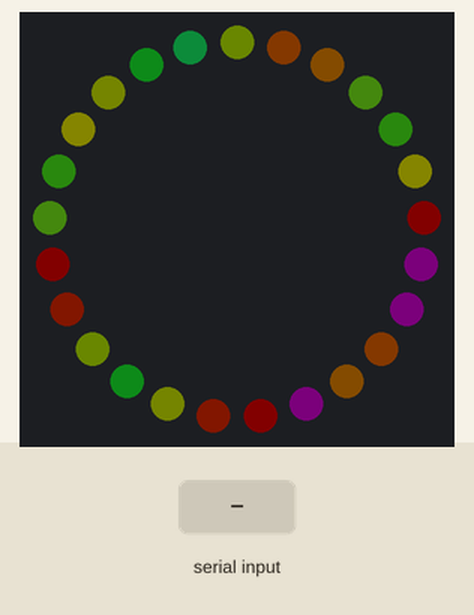
Simulated run of this program. Board: Raspberry Pi Pico running CircuitPython. Shown: 25 RGB LEDs in a ring, first at the top, clockwise. Inputs (shaded band) come from the test bench. Dim RGB values are drawn brighter than linear; random numbers come from a fixed seed; what the program prints to the serial console is not drawn.

Above: at 1.2 s.
1.3 s: "1" typed at the serial console, then Enter
At 1.99 s:
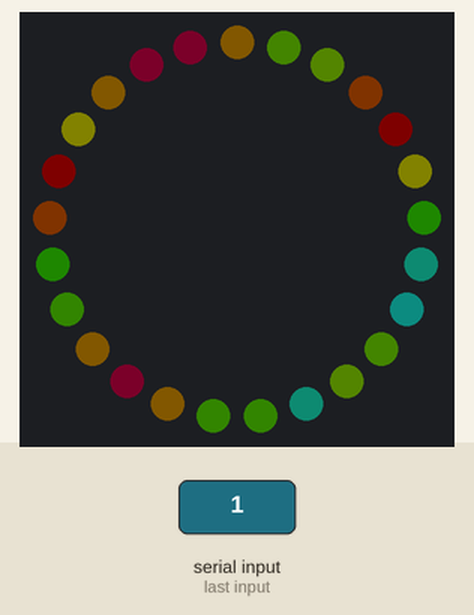
3.9 s: "1\n" received over the second serial link
At 4.13 s:
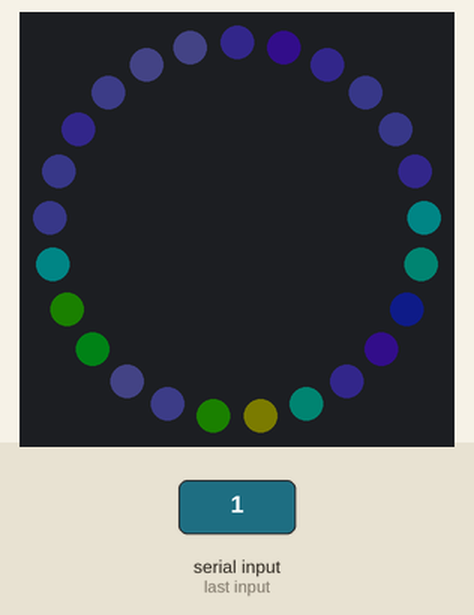
6.7 s: "5\n" received over the second serial link
At 6.89 s:
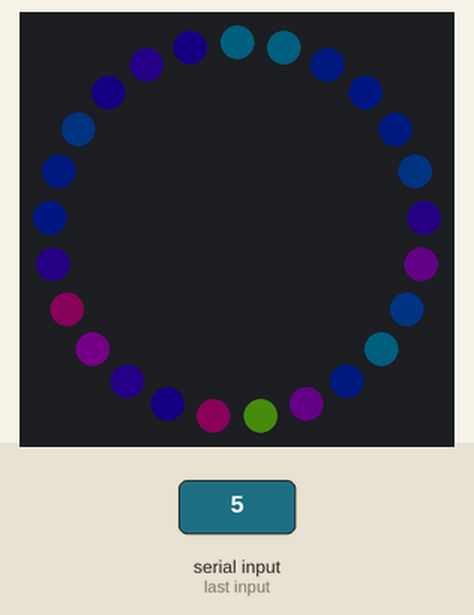
9.7 s: "90" typed at the serial console, then Enter
At 9.96 s:
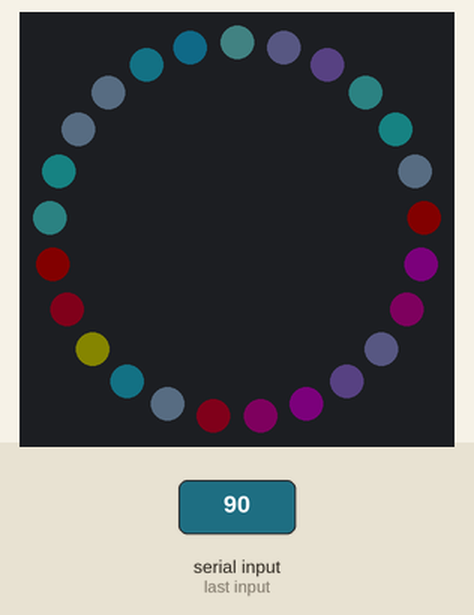
13.1 s: "200" typed at the serial console, then Enter
At 13.62 s:
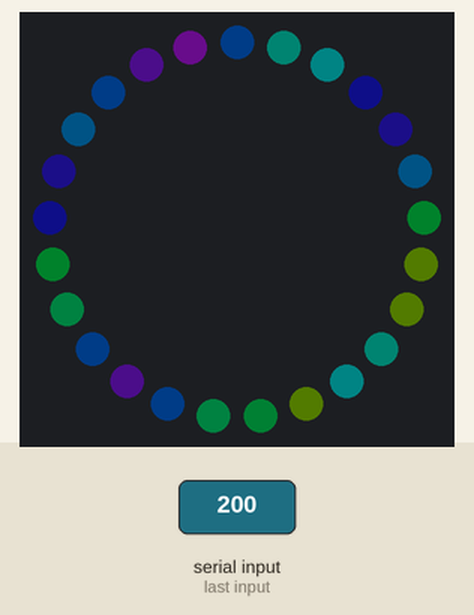
28.4 s: "90\n" received over the second serial link
At 28.64 s:
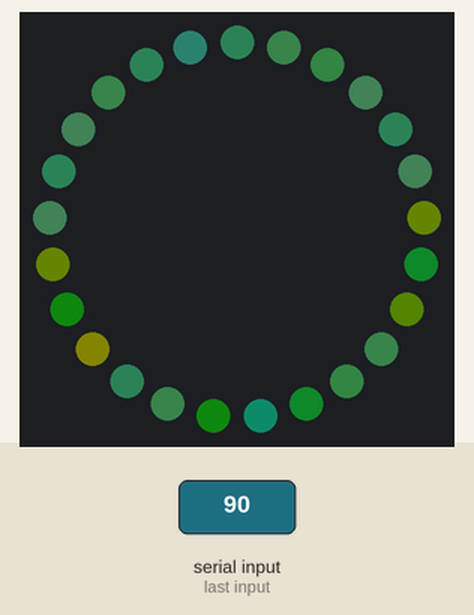

The program:

main.py
```python
"""
================================================================================
RP2040 Matrix — Universal Keyboard Reactive Visualizer
================================================================================

A high-performance, version-agnostic ambient light and interactive visualizer
for Raspberry Pi RP2040-based microcontrollers equipped with WS2812B (NeoPixel)
RGB LED matrices.

Key Features:
-------------
1. Ambient Mode:
   Smooth, real-time 2D mathematical plasma synthesis using overlapping
   trigonometric waveforms (row, column, and radial distance sinusoids) in HSV
   color space with dynamic hue phase rotation.

2. Reactive Mode:
   Listens over USB Serial (CDC/stdin) for keystroke events streamed from a host
   computer. When typing activity is detected, concentric ripple waves (based on
   the Chebyshev distance metric) expand outwards from the matrix center,
   alpha-blending over the ambient plasma with random hues and natural decay.

3. Standalone Capability:
   Runs autonomously as a desk ambient light whenever powered by any standard 5V
   USB source, power bank, or phone charger, without requiring a host PC.

4. Universal Hardware & Firmware Compatibility:
   - Primary target: Waveshare RP2040-Matrix (onboard 5x5 WS2812B matrix on GP16).
   - Also compatible with Raspberry Pi Pico, Pico W, Pico 2, Waveshare RP2040-Zero,
     RP2040-One, Seeed Studio XIAO RP2040, or custom RP2040 designs with WS2812 LEDs.
   - Runs seamlessly across ANY version of MicroPython (v1.14 through v1.24+).
   - Runs on CircuitPython (7.x, 8.x, 9.x+).
   - Runs in headless emulation mode on standard desktop Python 3 for testing.

Author: Antigravity Pair Programmer
License: MIT
================================================================================
"""

import sys
import time
import math
import random

# ==============================================================================
# Hardware & Visualizer Configuration
# ==============================================================================
# GPIO pin connected to the NeoPixel matrix data input line (DI/DIN).
# On the Waveshare RP2040-Matrix, the onboard 5x5 WS2812B matrix is wired to GP16.
LED_PIN: int = 16

# Matrix dimensions (grid width and height)
ROWS: int = 5
COLS: int = 5
NUM_LEDS: int = ROWS * COLS

# PCB trace routing topology:
# True: Serpentine / Zigzag layout (alternating row directions: row 0 L->R,
#       row 1 R->L, row 2 L->R, etc.). This is the layout used by Waveshare RP2040-Matrix.
# False: Linear / Progressive layout (every row wired from left to right).
SERPENTINE: bool = True

# Global brightness scale factor [0.001 to 1.0]:
# 0.05 corresponds to 5% duty cycle.
# IMPORTANT: 25 WS2812 LEDs displaying full white (255, 255, 255) draw ~1.5 Amps
# at full brightness. Setting brightness to 0.05 keeps power consumption at a safe
# ~60-80 mA, protecting USB host ports while maintaining rich, eye-friendly colors.
BRIGHTNESS: float = 0.05

# Animation speeds and physics parameters:
SPEED_PLASMA: float = 3.5    # Speed multiplier for ambient plasma wave oscillation
RING_STEP: float    = 0.035  # Time delay (in seconds) between concentric ring expansions
RING_FADE: float    = 0.25   # Opacity decay factor per ring expansion step (1.0 = instant)

# Serial trigger characters that trigger ripple generation upon reception:
TRIGGER_KEYS = ('K', 'k', ' ', '\n', '\r')


# ==============================================================================
# Universal High-Resolution Clock
# ==============================================================================
# In MicroPython, time.ticks_ms() returns an arbitrary 30-bit signed integer that
# wraps around every ~12.4 days. Calling time.ticks_diff(now, last) properly accounts
# for this rollover. The accumulator below provides an monotonically increasing
# timestamp in seconds that never overflows or suffers from wrap-around artifacts.
if hasattr(time, "ticks_ms") and hasattr(time, "ticks_diff"):
    _last_tick = time.ticks_ms()
    _accum_seconds = 0.0

    def get_seconds() -> float:
        """Return elapsed monotonic time in seconds using MicroPython ticks."""
        global _last_tick, _accum_seconds
        now = time.ticks_ms()
        dt = time.ticks_diff(now, _last_tick)
        _last_tick = now
        _accum_seconds += dt / 1000.0
        return _accum_seconds

elif hasattr(time, "monotonic"):
    _t0 = time.monotonic()

    def get_seconds() -> float:
        """Return elapsed monotonic time in seconds using CircuitPython / CPython."""
        return time.monotonic() - _t0

else:
    _t0 = time.time()

    def get_seconds() -> float:
        """Fallback monotonic time using standard time.time()."""
        return time.time() - _t0


# ==============================================================================
# Universal NeoPixel / WS2812 Hardware Abstraction Layer (HAL)
# ==============================================================================
class UniversalMatrix:
    """
    Multi-tier hardware abstraction driver for WS2812 / NeoPixel LEDs.

    Fallback Hierarchy:
    1. Native MicroPython 'neopixel' C module (standard in official RP2040 firmware).
    2. CircuitPython 'neopixel' driver with Adafruit 'board.GPxx' bindings.
    3. Native RP2040 Hardware PIO driver ('rp2.asm_pio') if 'neopixel' is unavailable.
    4. Headless dummy driver (allows linting and tests to run on desktop Python 3).
    """

    def __init__(self, pin_num: int = LED_PIN, num_leds: int = NUM_LEDS, brightness: float = BRIGHTNESS):
        self.num_leds = num_leds
        self.brightness = max(0.001, min(1.0, brightness))
        self.driver_name = "None"
        # Preallocated RGB color buffer: list of (r, g, b) tuples
        self._pixels = [(0, 0, 0)] * num_leds

        # ----------------------------------------------------------------------
        # Strategy 1: Native MicroPython built-in neopixel
        # ----------------------------------------------------------------------
        try:
            import machine
            import neopixel
            self._pin = machine.Pin(pin_num, machine.Pin.OUT)
            self._np = neopixel.NeoPixel(self._pin, num_leds)
            self.driver_name = "MicroPython (neopixel)"
            return
        except (ImportError, AttributeError):
            pass

        # ----------------------------------------------------------------------
        # Strategy 2: CircuitPython neopixel driver
        # ----------------------------------------------------------------------
        try:
            import board
            import neopixel
            pin_obj = getattr(board, f"GP{pin_num}", None) or getattr(board, f"IO{pin_num}", None)
            if pin_obj is None:
                pin_obj = board.GP16
            self._cp_np = neopixel.NeoPixel(
                pin_obj, num_leds, brightness=self.brightness, auto_write=False
            )
            self.driver_name = "CircuitPython (neopixel)"
            return
        except (ImportError, AttributeError):
            pass

        # ----------------------------------------------------------------------
        # Strategy 3: Native RP2040 PIO State Machine (assembly driver fallback)
        # ----------------------------------------------------------------------
        try:
            import rp2
            from machine import Pin
            import array

            # Standard 800kHz WS2812 timing on RP2040 PIO running at 8.0 MHz
            # T1 = 2 cycles high, T2 = 5 cycles data-dependent, T3 = 3 cycles low
            @rp2.asm_pio(sideset_init=rp2.PIO.OUT_LOW, out_shiftdir=rp2.PIO.SHIFT_LEFT, autopull=True, pull_thresh=24)
            def ws2812_pio():
                wrap_target()
                label("bitloop")
                out(x, 1)               .side(0) [2]
                jmp(not_x, "do_zero")   .side(1) [1]
                jmp("bitloop")          .side(1) [4]
                label("do_zero")
                nop()                   .side(0) [4]
                wrap()

            self._sm = rp2.StateMachine(0, ws2812_pio, freq=8_000_000, sideset_base=Pin(pin_num))
            self._sm.active(1)
            self._pio_buffer = array.array("I", [0] * num_leds)
            self.driver_name = "MicroPython (RP2040 PIO)"
            return
        except Exception:
            pass

        # ----------------------------------------------------------------------
        # Strategy 4: Headless Dummy (Desktop CPython / CI environment)
        # ----------------------------------------------------------------------
        self.driver_name = "Headless Emulation (Desktop CPython)"

    def set_pixel(self, idx: int, rgb_tuple: tuple):
        """Set pixel at logical index `idx` (0 to num_leds - 1) to (r, g, b)."""
        if 0 <= idx < self.num_leds:
            self._pixels[idx] = rgb_tuple

    def show(self):
        """Flush the buffered pixel values to the physical LEDs with software brightness scaling."""
        b = self.brightness
        if self.driver_name == "MicroPython (neopixel)":
            np = self._np
            for i in range(self.num_leds):
                r, g, bl = self._pixels[i]
                # Scale each color channel by brightness before writing to WS2812
                np[i] = (int(r * b), int(g * b), int(bl * b))
            np.write()

        elif self.driver_name == "CircuitPython (neopixel)":
            cp = self._cp_np
            for i in range(self.num_leds):
                cp[i] = self._pixels[i]
            cp.show()

        elif self.driver_name == "MicroPython (RP2040 PIO)":
            buf = self._pio_buffer
            for i in range(self.num_leds):
                r, g, bl = self._pixels[i]
                # WS2812 expects 24-bit GRB byte order: (G << 16) | (R << 8) | B
                buf[i] = (int(g * b) << 16) | (int(r * b) << 8) | int(bl * b)
            self._sm.put(buf, 8)


# ==============================================================================
# Matrix Geometry & Spatial Precomputations
# ==============================================================================
def get_pixel_index(col: int, row: int, cols: int = COLS, serpentine: bool = SERPENTINE) -> int:
    """
    Map 2D Cartesian coordinates (col, row) to the 1D physical NeoPixel index.

    In a serpentine matrix (e.g. Waveshare RP2040-Matrix):
      - Even rows (0, 2, 4...) run Left -> Right: index = row * cols + col
      - Odd rows (1, 3...) run Right -> Left:      index = row * cols + (cols - 1 - col)
    This inversion guarantees that geometric waves appear undistorted in physical space.
    """
    if serpentine and (row % 2 == 1):
        return row * cols + (cols - 1 - col)
    return row * cols + col


# Floating-point center coordinates of the matrix
CENTER_R: float = (ROWS - 1) / 2.0
CENTER_C: float = (COLS - 1) / 2.0

# Precompute Euclidean distance from the matrix center to each physical LED index.
# Formula: sqrt((col - center_col)^2 + (row - center_row)^2)
_DIST = [0.0] * NUM_LEDS
for r in range(ROWS):
    for c in range(COLS):
        idx = get_pixel_index(c, r, COLS, SERPENTINE)
        _DIST[idx] = math.sqrt((c - CENTER_C) ** 2 + (r - CENTER_R) ** 2)

# Precompute concentric ripple rings based on the Chebyshev distance metric:
# D_Chebyshev((r, c), (center_r, center_c)) = max(|r - center_r|, |c - center_c|)
# Grouping pixels by rounded Chebyshev distance creates natural expanding wave rings.
MAX_RINGS: int = int(math.ceil(max(CENTER_R, CENTER_C))) + 2
RIPPLE_RINGS = []
for d in range(MAX_RINGS):
    ring = []
    for r in range(ROWS):
        for c in range(COLS):
            chebyshev_dist = max(abs(r - CENTER_R), abs(c - CENTER_C))
            if int(round(chebyshev_dist)) == d:
                ring.append(get_pixel_index(c, r, COLS, SERPENTINE))
    RIPPLE_RINGS.append(ring)


# ==============================================================================
# Colour Space Conversion (HSV to RGB)
# ==============================================================================
def hsv_to_rgb(h: float, s: float, v: float) -> tuple:
    """
    Convert Hue-Saturation-Value (HSV) to 8-bit RGB tuple (0-255).

    Parameters:
        h: Hue angle in degrees [0.0, 360.0)
        s: Saturation ratio [0.0, 1.0]
        v: Value / Intensity ratio [0.0, 1.0]

    Returns:
        (red, green, blue) with integer components in range [0, 255].
    """
    h = h % 360.0
    c = v * s
    x = c * (1.0 - abs((h / 60.0) % 2.0 - 1.0))
    m = v - c
    if h < 60.0:
        r, g, b = c, x, 0.0
    elif h < 120.0:
        r, g, b = x, c, 0.0
    elif h < 180.0:
        r, g, b = 0.0, c, x
    elif h < 240.0:
        r, g, b = 0.0, x, c
    elif h < 300.0:
        r, g, b = x, 0.0, c
    else:
        r, g, b = c, 0.0, x
    return (int((r + m) * 255), int((g + m) * 255), int((b + m) * 255))


# ==============================================================================
# Non-blocking USB Serial Keystroke Listener
# ==============================================================================
_poll_obj = None
_cdc_serial = None

# MicroPython stdin polling initialization (non-blocking)
try:
    import select
    _poll_obj = select.poll()
    _poll_obj.register(sys.stdin, select.POLLIN)
except Exception:
    _poll_obj = None

# CircuitPython USB CDC serial initialization
try:
    import usb_cdc
    _cdc_serial = usb_cdc.data if usb_cdc.data else usb_cdc.console
except Exception:
    _cdc_serial = None


# State of active ripple waves: list of (start_timestamp, hue_angle)
ripples = []

def trigger_ripple():
    """Initiate a new ripple pulse originating from the matrix center."""
    ripples.append((get_seconds(), random.uniform(0.0, 360.0)))


def check_serial_input():
    """
    Poll the USB Serial interface without blocking the render loop.
    Triggers an expanding ripple when valid trigger characters arrive from the host.
    """
    # MicroPython stdin poll
    if _poll_obj is not None:
        try:
            while _poll_obj.poll(0):
                ch = sys.stdin.read(1)
                if not ch:
                    break
                if ch in TRIGGER_KEYS or ch.isalnum():
                    trigger_ripple()
                    break
        except Exception:
            pass

    # CircuitPython CDC poll
    if _cdc_serial is not None:
        try:
            n = _cdc_serial.in_waiting
            if n:
                data = _cdc_serial.read(n)
                for byte in data:
                    char = chr(byte)
                    if char in TRIGGER_KEYS or char.isalnum():
                        trigger_ripple()
                        break
        except Exception:
            pass


# ==============================================================================
# Main Animation & Render Loop
# ==============================================================================
def run():
    """
    Main execution loop.
    Pre-allocates pixel buffers to achieve zero dynamic memory allocations
    inside the tight loop, preventing MicroPython Garbage Collector latency spikes.
    """
    global ripples
    matrix = UniversalMatrix(LED_PIN, NUM_LEDS, BRIGHTNESS)
    print("RP2040 Matrix Visualizer running.")
    print(f"Driver: {matrix.driver_name} | Pin: GP{LED_PIN} | Size: {COLS}x{ROWS} (Serpentine={SERPENTINE})")

    # Static buffer for background plasma colors: avoids re-allocating lists per frame
    plasma_buffer = [(0, 0, 0)] * NUM_LEDS

    while True:
        t = get_seconds()

        # 1. Check for incoming keystrokes over USB serial
        check_serial_input()

        # 2. Compute 1D trigonometric wave terms along rows and columns
        #    Evaluating 5 + 5 = 10 sin() terms instead of 25 * 2 = 50 terms
        sr = [math.sin(r * 1.3 + t * SPEED_PLASMA) for r in range(ROWS)]
        sc = [math.sin(c * 1.3 + t * SPEED_PLASMA) for c in range(COLS)]

        # 3. Synthesize 2D ambient plasma wave
        for r in range(ROWS):
            for c in range(COLS):
                idx = get_pixel_index(c, r, COLS, SERPENTINE)
                # Radial wave component from center:
                vd = math.sin(_DIST[idx] * 1.8 - t * SPEED_PLASMA)
                # Wave superposition:
                v = (sr[r] + sc[c] + vd) / 3.0
                # Map intensity to HSV hue and value
                hue = (v * 120.0 + t * 40.0) % 360.0
                val = max(0.2, 0.6 + v * 0.4)
                color = hsv_to_rgb(hue, 0.9, val)
                plasma_buffer[idx] = color
                matrix.set_pixel(idx, color)

        # 4. Alpha-blend active ripple waves over the plasma
        if ripples:
            now = get_seconds()
            alive = []
            for r_entry in ripples:
                t0, hue = r_entry
                ring_idx = int((now - t0) / RING_STEP)
                if ring_idx < len(RIPPLE_RINGS):
                    alive.append(r_entry)
                    # Compute fading alpha: 1.0 at origin, decreasing with each outward step
                    alpha = max(0.0, 1.0 - ring_idx * RING_FADE)
                    if alpha > 0.0:
                        ia = 1.0 - alpha
                        rr, rg, rb = hsv_to_rgb(hue, 0.9, 1.0)
                        # Blend ripple color with the underlying plasma color
                        for p_idx in RIPPLE_RINGS[ring_idx]:
                            pr, pg, pb = plasma_buffer[p_idx]
                            blended = (
                                int(pr * ia + rr * alpha),
                                int(pg * ia + rg * alpha),
                                int(pb * ia + rb * alpha)
                            )
                            matrix.set_pixel(p_idx, blended)
            ripples = alive

        # 5. Flush buffered frame to physical LEDs
        matrix.show()


if __name__ == "__main__":
    run()
```
